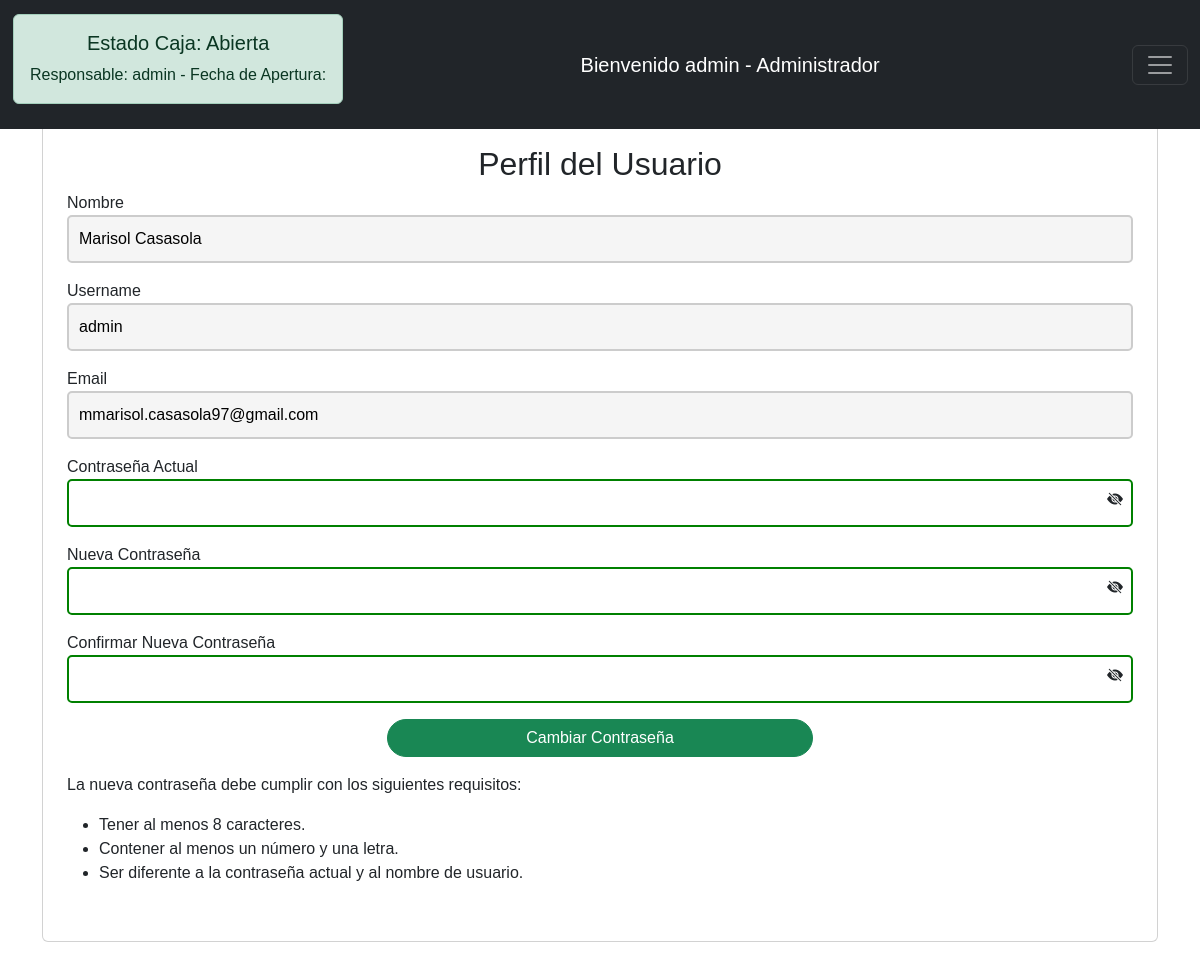
The page /panel_perfil (signed in) on the database its author committed.
### Empleados/models.py (models this page shows, shortened)
class Empleado(AbstractUser):
    dni=models.IntegerField(null=True, blank=True, verbose_name="DNI")
    dirección=models.CharField(null=True, blank=True, max_length=150)
    telefono=models.IntegerField(null=True, blank=True)

### Empleados/views.py (the view, shortened to what this page needs)
# urls.py: path('panel_perfil', views.panel_perfil,name='panel_perfil'),
@login_required
def panel_perfil(request):
    empleado = request.user
    cambiar_password = Cambiar_Password(instance=empleado)
    return render(request, 'perfil.html', {'empleado': empleado, 'cambiar_password': cambiar_password})

### Empleados/forms.py (shortened to what this page needs)
class Cambiar_Password(forms.ModelForm):
    password_actual = forms.CharField(label="Contraseña Actual", widget=forms.PasswordInput, required=True)
    password = forms.CharField(label="Nueva Contraseña", widget=forms.PasswordInput, required=True)
    password_confirm = forms.CharField(label="Confirmar Nueva Contraseña", widget=forms.PasswordInput, required=True)
    class Meta:
        model = Empleado
        fields = ['password_actual', 'password', 'password_confirm']
    def __init__(self, *args, **kwargs):
        super().__init__(*args, **kwargs)
        for field in self.fields.values():
            field.widget.attrs.update({'class': 'input-estilo'})

### templates/perfil.html (shortened to what this page needs)
{% extends 'menu.html' %}
{% load static %}
{% block extra_css %}
    <link rel="stylesheet" href="{% static 'css/perfil.css' %}">
    <link rel="stylesheet" href="https://cdn.jsdelivr.net/npm/bootstrap-icons@1.5.0/font/bootstrap-icons.css">
{% endblock %}
{% block content %}
    <div class="container mt-4">
<div class="card p-4">
    <h2 class="card-title">Perfil del Usuario</h2>
    <form method="post" id="formulario-perfil">
        <div class="mb-3">
            <label for="nombre">Nombre</label>
            <input type="text" id="nombre" name="nombre" value="{{ empleado.get_full_name }}" class="input-estilo" readonly>
        </div>
        <div class="mb-3">
            <label for="username">Username</label>
            <input type="text" id="username" name="username" value="{{ empleado.username }}" class="input-estilo" readonly>
        </div>
        <div class="mb-3">
            <label for="email">Email</label>
            <input type="email" id="email" name="email" value="{{ empleado.email }}" class="input-estilo" readonly>
        </div>
        <div class="mb-3 position-relative">
            <label for="password_actual">Contraseña Actual</label>
            <input type="password" id="password_actual" name="password_actual" class="input-estilo" required>
            <i class="bi bi-eye-slash-fill position-absolute" id="password_actual_icon" style="right: 10px; top: 45%; cursor: pointer; font-size:25;" onclick="verClave('password_actual', 'password_actual_icon')"></i>
        </div>
        <div class="mb-3 position-relative">
            <label for="password">Nueva Contraseña</label>
            <input type="password" id="password" name="password" class="input-estilo" required>
            <i class="bi bi-eye-slash-fill position-absolute" id="password_icon" style="right: 10px; top: 45%; cursor: pointer; font-size:25;" onclick="verClave('password', 'password_icon')"></i>
        </div>
        <div class="mb-3 position-relative">
            <label for="password_confirm">Confirmar Nueva Contraseña</label>
            <input type="password" id="password_confirm" name="password_confirm" class="input-estilo" required>
            <i class="bi bi-eye-slash-fill position-absolute" id="password_confirm_icon" style="right: 10px; top: 45%; cursor: pointer; font-size:25;" onclick="verClave('password_confirm', 'password_confirm_icon')"></i>
        </div>
        <div class="mb-3 position-relative" id="cont-boton">
            <button type="submit" id="btn-cambiar" class="btn btn-success ">Cambiar Contraseña</button>
        </div>
    </form>
    <div class="mb-3 position-relative">
        <p>La nueva contraseña debe cumplir con los siguientes requisitos:</p>
        <ul>
            <li>Tener al menos 8 caracteres.</li>
            <li>Contener al menos un número y una letra.</li>
            <li>Ser diferente a la contraseña actual y al nombre de usuario.</li>
        </ul>
    </div>
</div>
</div>
{% endblock %}

### templates/menu.html (shortened to what this page needs)
{% load static %}
<!DOCTYPE html>
<html lang="es">
<head>
    <link href="https://cdn.jsdelivr.net/npm/bootstrap@5.3.0-alpha3/dist/css/bootstrap.min.css" rel="stylesheet"
>
    <link rel="stylesheet" href="https://cdn.jsdelivr.net/npm/bootstrap-icons@1.11.3/font/bootstrap-icons.min.css">
    <link href="https://cdn.lineicons.com/4.0/lineicons.css" rel="stylesheet">
    <link rel="stylesheet" href="{% static 'css/menu.css' %}">
    {% block extra_css %}{% endblock %}
</head>
<body>
    <div class="wrapper">
        <nav class="navbar navbar-dark bg-dark fixed-top">
            <div class="container-fluid d-flex justify-content-between">
                <div class="estado-caja">
                    {% if request.session.caja_abierta %}
                        <div class="alert alert-success" role="alert">
                            <h5 class="alert-heading">Estado Caja: Abierta</h5>
                            <span>Responsable: {{ request.session.empleado }} - Fecha de Apertura: {{ request.session.fecha_apertura }}</span>
                        </div>
                    {% else %}
                        <div class="alert alert-danger" role="alert">
                            <h5 class="alert-heading">Estado Caja: Cerrada</h5>
                        </div>
                    {% endif %}
                </div>
                <a class="navbar-brand" href="{% url 'panel_perfil' %}">
                    Bienvenido {{ request.user.username }} -
                    {% for group in request.user.groups.all %}
                        {{ group.name }}{% if not forloop.last %}, {% endif %}
                    {% endfor %}
                </a>
                <button class="navbar-toggler" type="button" data-bs-toggle="offcanvas" data-bs-target="#offcanvasDarkNavbar" aria-controls="offcanvasDarkNavbar" aria-label="Toggle navigation">
                    <span class="navbar-toggler-icon"></span>
                </button>
            </div>
        </nav>
        <div class="main p-3">
            {% block content %}{% endblock %}
        </div>
    </div>
</body>
</html>

### static/css/menu.css (style rules this page uses)
.main { margin-top: 80px; }
nav { background-color: rgba(255, 255, 255, 0.9); }
.estado-caja { padding: 1px; margin-top: 5px; text-align: center; }
body { font-family: 'Calibri', sans-serif; }

### static/css/perfil.css (style rules this page uses)
input[type="password"] { border:2px solid green; padding:10px; border-radius:5px; width:100%; }
input[type="email"][readonly], input[type="text"][readonly] { background-color: #f5f5f5; border:2px solid #ccc; color:#666, }
.input-estilo { border:2px solid green; padding:10px; border-radius: 5px; width:100%; }
h2 { text-align: center; margin-bottom: 20; }
#cont-boton { display: flex; justify-content: center; align-items: center; }
#btn-cambiar { width:40%; padding:10; margin-top:20; border-radius:20px; }

### rows shown on the page
Empleado: session.empleado "admin", user.username "admin", nombre "Marisol Casasola", username "admin", email "mmarisol.casasola97@gmail.com"

### other values the page prints
{{ group.name }} "Administrador"
